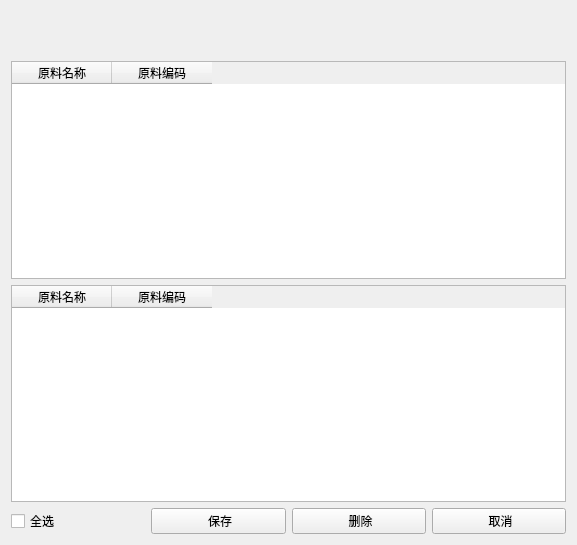
<?xml version="1.0" encoding="UTF-8"?>
<ui version="4.0">
 <class>addstomaterial</class>
 <widget class="QWidget" name="addstomaterial">
  <property name="geometry">
   <rect>
    <x>0</x>
    <y>0</y>
    <width>577</width>
    <height>545</height>
   </rect>
  </property>
  <property name="windowTitle">
   <string>Form</string>
  </property>
  <property name="styleSheet">
   <string notr="true"/>
  </property>
  <layout class="QVBoxLayout" name="verticalLayout">
   <item>
    <spacer name="horizontalSpacer">
     <property name="orientation">
      <enum>Qt::Horizontal</enum>
     </property>
     <property name="sizeHint" stdset="0">
      <size>
       <width>40</width>
       <height>25</height>
      </size>
     </property>
    </spacer>
   </item>
   <item>
    <spacer name="horizontalSpacer_2">
     <property name="orientation">
      <enum>Qt::Horizontal</enum>
     </property>
     <property name="sizeHint" stdset="0">
      <size>
       <width>40</width>
       <height>25</height>
      </size>
     </property>
    </spacer>
   </item>
   <item>
    <widget class="QTableWidget" name="tableWidgetData">
     <column>
      <property name="text">
       <string>原料名称</string>
      </property>
     </column>
     <column>
      <property name="text">
       <string>原料编码</string>
      </property>
     </column>
    </widget>
   </item>
   <item>
    <widget class="QTableWidget" name="tableWidgetEditData">
     <column>
      <property name="text">
       <string>原料名称</string>
      </property>
     </column>
     <column>
      <property name="text">
       <string>原料编码</string>
      </property>
     </column>
    </widget>
   </item>
   <item>
    <layout class="QHBoxLayout" name="horizontalLayout_2">
     <item>
      <widget class="QCheckBox" name="checkBoxAllSelect">
       <property name="text">
        <string>全选</string>
       </property>
       <property name="icon">
        <iconset resource="../../../res.qrc">
         <normaloff>:/image/image/全选.png</normaloff>:/image/image/全选.png</iconset>
       </property>
      </widget>
     </item>
     <item>
      <widget class="QPushButton" name="pushButtonSave">
       <property name="styleSheet">
        <string notr="true"/>
       </property>
       <property name="text">
        <string> 保存</string>
       </property>
       <property name="icon">
        <iconset resource="../../../res.qrc">
         <normaloff>:/image/image/save.png</normaloff>:/image/image/save.png</iconset>
       </property>
      </widget>
     </item>
     <item>
      <widget class="QPushButton" name="pushButtonDel">
       <property name="text">
        <string> 删除</string>
       </property>
       <property name="icon">
        <iconset resource="../../../res.qrc">
         <normaloff>:/image/image/删 除.png</normaloff>:/image/image/删 除.png</iconset>
       </property>
      </widget>
     </item>
     <item>
      <widget class="QPushButton" name="pushButtonCancel">
       <property name="text">
        <string> 取消</string>
       </property>
       <property name="icon">
        <iconset resource="../../../res.qrc">
         <normaloff>:/image/image/cancel.png</normaloff>:/image/image/cancel.png</iconset>
       </property>
      </widget>
     </item>
    </layout>
   </item>
  </layout>
 </widget>
 <resources>
  <include location="../../../res.qrc"/>
 </resources>
 <connections/>
</ui>
